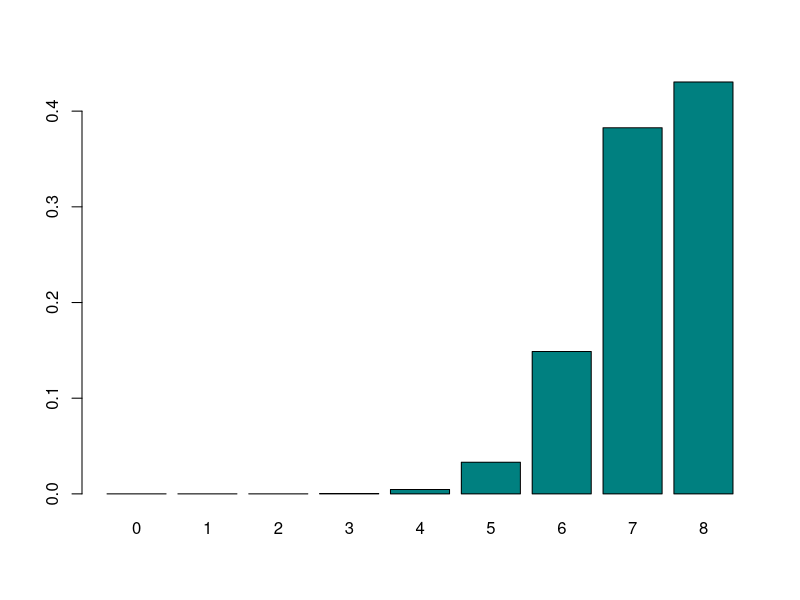
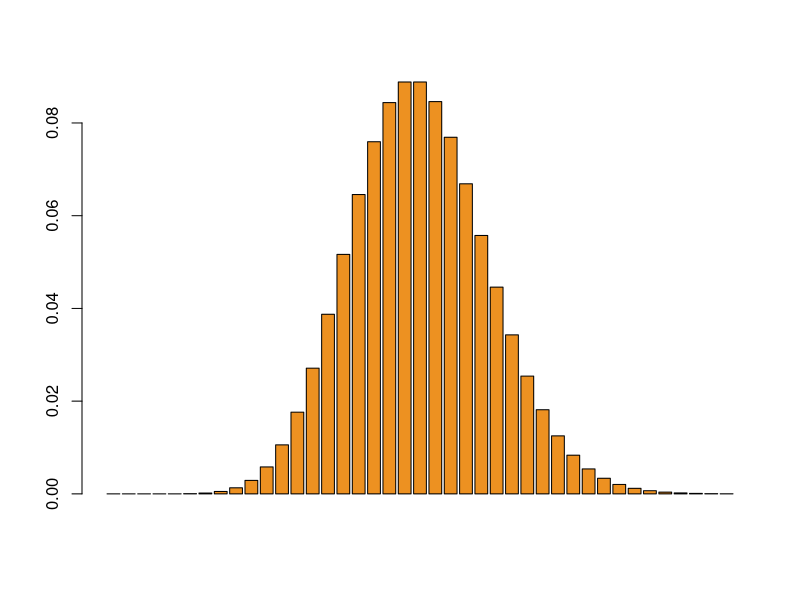

These charts were generated, in order, by the following R code:
# Lab 3
## Modelo Binomial ##
# Prob puntual P(X=x)
obj = 2
tot = 5
prob = .8
dbinom(obj, tot, prob)

#Prob Acum.
pbinom(obj, tot, prob)

# Cuantiles
perc = 0.25
qbinom(perc, tot, prob)

## Modelo Poisson ##
# Prob puntual P(X=x)
lamb = 1
obj = .8
dpois(obj, lamb)

#Prob Acum.
ppois(obj, lamb)

# Cuantiles
perc = 0.25
qpois(obj, lamb)

## Modelo Hipergeométrico ##
# Prob puntual P(X=x)
obj = 0
exito = 4
fracaso = 16
muestra = 7
dhyper(obj, exito, fracaso, muestra)

#Prob Acum.
pbinom(obj, tot, prob)

# Cuantiles
perc = 0.25
qbinom(perc, tot, prob)


# Ejercicio 1 (Binomial)
# a) Muestras que cumplen las especif.  y su recorrido es {0,1,2,3,4,5,6,7,8}
# b) Binomial ya que es una cantidad específica de repeticiones de un exp Bernoulli
#    (8) con una probabilidad de 90%
# c) Prob de que todas cumplan / P(X=8)
c1_obj <- 8
c1_tot <- 8
c1_prob <- .9
c1_dbin <- dbinom(c1_obj, c1_tot, c1_prob) # 0.430

# d) <4 muestras cumplan
d1_obj <- 3
d1_tot <- 8
d1_prob <- .9
d1_pbin <- pbinom(d1_obj, d1_tot, d1_prob) # 0.000431

# e) <= 4 muestras cumplan
e1_obj <- 4
e1_tot <- 8
e1_prob <- .9
e1_pbin <- pbinom(e1_obj, e1_tot, e1_prob) # 0.00502

# f) >= 4 muestras cumplan
f1_obj <- 3
f1_tot <- 8
f1_prob <- .9
f1_pbin <- 1-pbinom(f1_obj, f1_tot, f1_prob) # 0.9995

# g) Probs para cada valor de X
g_probs = dbinom(0:8, 8, 0.9)

# h) Gráfica de probabilidades de g
barplot(g_probs, names=c(0:8), col="#008080") # Cody Colour

# -------------------------------------------------------------
# Ejercicio 2 (Poisson)
# a) >20 accidentes en un año
a2_lamb = 20
a2_obj = 20
a2_prob = 1-ppois(a2_obj, a2_lamb) # 0.4409

# b) <=4 accidentes en un trimestre (3 meses)
b2_lamb = 5
b2_obj = 4
b2_prob = ppois(b2_obj, b2_lamb) # 0.4404

# c) >20 accidentes en un año
c2_lamb = 10
c2_obj = 6
c2_prob = 1-ppois(c2_obj, c2_lamb) # 0.8698

# d) Gráfica de probs en un año
d2_lamb = 20
d2_prob = 0:40 # Número mayor a 20
d2_probs = dpois(d2_prob, d2_lamb)

barplot(d2_probs, col = "#ED9121")

# -------------------------------------------------------------
# Ejercicio 3 (Hipergeométrico)
# a) 0 cajas mal etiquetadas
a3_obj = 0
a3_exito = 4
a3_fracaso = 16
a3_muestra = 7
a3_prob = dhyper(a3_obj, a3_exito, a3_fracaso, a3_muestra) # 0.1475
